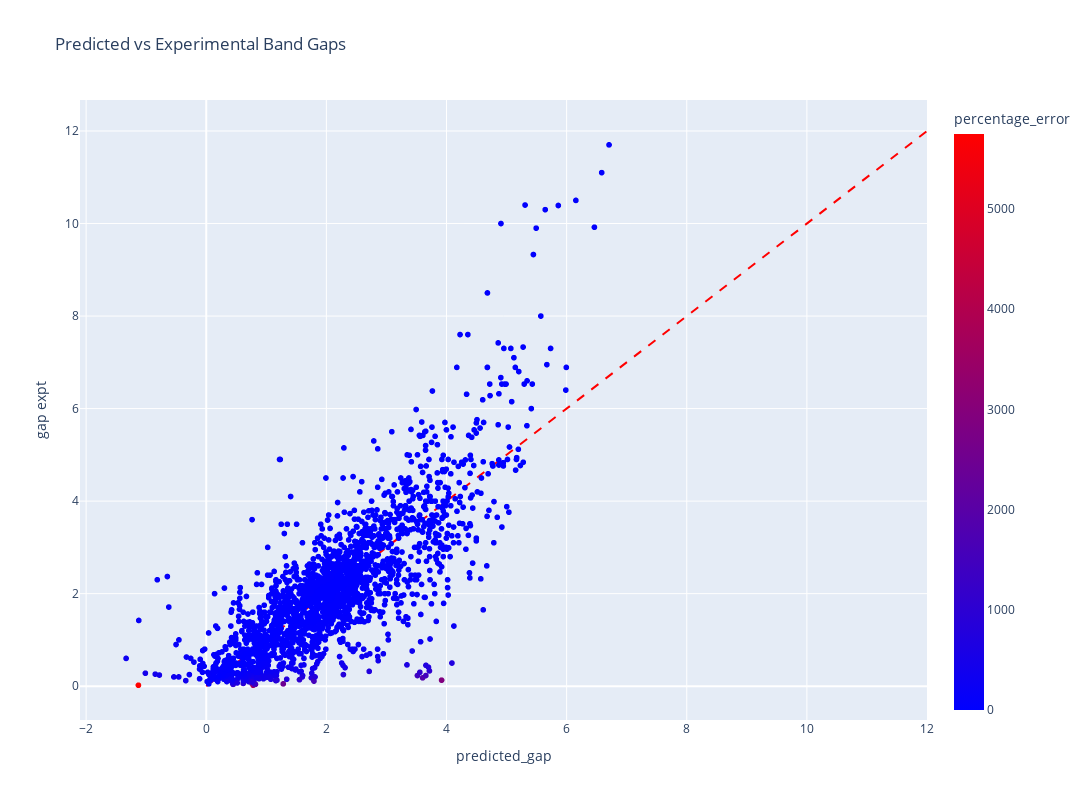

This figure's notebook cell:
### Code cell
fig2 = px.scatter(
    data,
    x="predicted_gap",
    y="gap expt",
    hover_name="composition",
    color="percentage_error",
    title="Predicted vs Experimental Band Gaps",
    color_continuous_scale=px.colors.sequential.Bluered,
    width=1200,
    height=800
)

fig2.add_trace(reference_line)
fig2.show()

### Figure 1 — Plotly figure (JSON) as saved in the notebook; plotly's stock layout.template omitted (floating-point values rounded to 4 significant figures; data arrays with more than 128 entries replaced by an {"elided": "..."} marker saying what was removed)
{"data": [{"hovertemplate": "<b>%{hovertext}</b><br><br>predicted_gap=%{x}<br>gap expt=%{y}<br>percentage_error=%{marker.color}<extra></extra>", "hovertext": {"elided": "2154 str values"}, "legendgroup": "", "marker": {"color": {"elided": "2154 float values"}, "coloraxis": "coloraxis", "symbol": "circle"}, "mode": "markers", "name": "", "showlegend": false, "type": "scattergl", "x": {"elided": "2154 float values"}, "xaxis": "x", "y": {"elided": "2154 float values"}, "yaxis": "y"}, {"line": {"color": "red", "dash": "dash"}, "mode": "lines", "showlegend": false, "type": "scatter", "x": [0, 12], "y": [0, 12]}], "layout": {"coloraxis": {"colorbar": {"title": {"text": "percentage_error"}}, "colorscale": [[0, "rgb(0,0,255)"], [1, "rgb(255,0,0)"]]}, "height": 800, "legend": {"tracegroupgap": 0}, "title": {"text": "Predicted vs Experimental Band Gaps"}, "width": 1200, "xaxis": {"anchor": "y", "domain": [0, 1], "title": {"text": "predicted_gap"}}, "yaxis": {"anchor": "x", "domain": [0, 1], "title": {"text": "gap expt"}}}}
